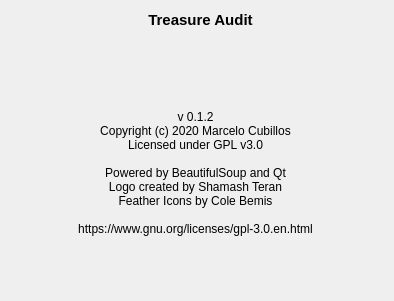
<?xml version="1.0" encoding="UTF-8"?>
<ui version="4.0">
 <class>Dialog_about</class>
 <widget class="QDialog" name="Dialog_about">
  <property name="geometry">
   <rect>
    <x>0</x>
    <y>0</y>
    <width>394</width>
    <height>301</height>
   </rect>
  </property>
  <property name="sizePolicy">
   <sizepolicy hsizetype="Fixed" vsizetype="Fixed">
    <horstretch>0</horstretch>
    <verstretch>0</verstretch>
   </sizepolicy>
  </property>
  <property name="minimumSize">
   <size>
    <width>394</width>
    <height>301</height>
   </size>
  </property>
  <property name="maximumSize">
   <size>
    <width>394</width>
    <height>301</height>
   </size>
  </property>
  <property name="windowTitle">
   <string>About</string>
  </property>
  <property name="windowIcon">
   <iconset>
    <normaloff>../../../.designer/backup/icon.png</normaloff>../../../.designer/backup/icon.png</iconset>
  </property>
  <widget class="QLabel" name="label_logo">
   <property name="geometry">
    <rect>
     <x>160</x>
     <y>30</y>
     <width>81</width>
     <height>81</height>
    </rect>
   </property>
   <property name="text">
    <string/>
   </property>
   <property name="pixmap">
    <pixmap>resources/icon_logo.png</pixmap>
   </property>
   <property name="scaledContents">
    <bool>true</bool>
   </property>
  </widget>
  <widget class="QLabel" name="label_4">
   <property name="geometry">
    <rect>
     <x>70</x>
     <y>30</y>
     <width>81</width>
     <height>81</height>
    </rect>
   </property>
   <property name="text">
    <string/>
   </property>
   <property name="pixmap">
    <pixmap>background_logo_light.png</pixmap>
   </property>
   <property name="scaledContents">
    <bool>true</bool>
   </property>
  </widget>
  <widget class="QLabel" name="label_5">
   <property name="geometry">
    <rect>
     <x>-20</x>
     <y>30</y>
     <width>81</width>
     <height>81</height>
    </rect>
   </property>
   <property name="text">
    <string/>
   </property>
   <property name="pixmap">
    <pixmap>background_logo_light.png</pixmap>
   </property>
   <property name="scaledContents">
    <bool>true</bool>
   </property>
  </widget>
  <widget class="QLabel" name="label_6">
   <property name="geometry">
    <rect>
     <x>250</x>
     <y>30</y>
     <width>81</width>
     <height>81</height>
    </rect>
   </property>
   <property name="text">
    <string/>
   </property>
   <property name="pixmap">
    <pixmap>background_logo_light.png</pixmap>
   </property>
   <property name="scaledContents">
    <bool>true</bool>
   </property>
  </widget>
  <widget class="QLabel" name="label_7">
   <property name="geometry">
    <rect>
     <x>340</x>
     <y>30</y>
     <width>81</width>
     <height>81</height>
    </rect>
   </property>
   <property name="text">
    <string/>
   </property>
   <property name="pixmap">
    <pixmap>background_logo_light.png</pixmap>
   </property>
   <property name="scaledContents">
    <bool>true</bool>
   </property>
  </widget>
  <widget class="QLabel" name="label_8">
   <property name="geometry">
    <rect>
     <x>-20</x>
     <y>100</y>
     <width>81</width>
     <height>81</height>
    </rect>
   </property>
   <property name="text">
    <string/>
   </property>
   <property name="pixmap">
    <pixmap>background_logo_light.png</pixmap>
   </property>
   <property name="scaledContents">
    <bool>true</bool>
   </property>
  </widget>
  <widget class="QLabel" name="label_9">
   <property name="geometry">
    <rect>
     <x>70</x>
     <y>100</y>
     <width>81</width>
     <height>81</height>
    </rect>
   </property>
   <property name="text">
    <string/>
   </property>
   <property name="pixmap">
    <pixmap>background_logo_light.png</pixmap>
   </property>
   <property name="scaledContents">
    <bool>true</bool>
   </property>
  </widget>
  <widget class="QLabel" name="label_10">
   <property name="geometry">
    <rect>
     <x>-20</x>
     <y>-40</y>
     <width>81</width>
     <height>81</height>
    </rect>
   </property>
   <property name="text">
    <string/>
   </property>
   <property name="pixmap">
    <pixmap>background_logo_light.png</pixmap>
   </property>
   <property name="scaledContents">
    <bool>true</bool>
   </property>
  </widget>
  <widget class="QLabel" name="label_11">
   <property name="geometry">
    <rect>
     <x>70</x>
     <y>-40</y>
     <width>81</width>
     <height>81</height>
    </rect>
   </property>
   <property name="text">
    <string/>
   </property>
   <property name="pixmap">
    <pixmap>background_logo_light.png</pixmap>
   </property>
   <property name="scaledContents">
    <bool>true</bool>
   </property>
  </widget>
  <widget class="QLabel" name="label_12">
   <property name="geometry">
    <rect>
     <x>160</x>
     <y>-40</y>
     <width>81</width>
     <height>81</height>
    </rect>
   </property>
   <property name="text">
    <string/>
   </property>
   <property name="pixmap">
    <pixmap>background_logo_light.png</pixmap>
   </property>
   <property name="scaledContents">
    <bool>true</bool>
   </property>
  </widget>
  <widget class="QLabel" name="label_13">
   <property name="geometry">
    <rect>
     <x>250</x>
     <y>-40</y>
     <width>81</width>
     <height>81</height>
    </rect>
   </property>
   <property name="text">
    <string/>
   </property>
   <property name="pixmap">
    <pixmap>background_logo_light.png</pixmap>
   </property>
   <property name="scaledContents">
    <bool>true</bool>
   </property>
  </widget>
  <widget class="QLabel" name="label_14">
   <property name="geometry">
    <rect>
     <x>340</x>
     <y>-40</y>
     <width>81</width>
     <height>81</height>
    </rect>
   </property>
   <property name="text">
    <string/>
   </property>
   <property name="pixmap">
    <pixmap>background_logo_light.png</pixmap>
   </property>
   <property name="scaledContents">
    <bool>true</bool>
   </property>
  </widget>
  <widget class="QLabel" name="label_15">
   <property name="geometry">
    <rect>
     <x>160</x>
     <y>100</y>
     <width>81</width>
     <height>81</height>
    </rect>
   </property>
   <property name="text">
    <string/>
   </property>
   <property name="pixmap">
    <pixmap>background_logo_light.png</pixmap>
   </property>
   <property name="scaledContents">
    <bool>true</bool>
   </property>
  </widget>
  <widget class="QLabel" name="label_16">
   <property name="geometry">
    <rect>
     <x>250</x>
     <y>100</y>
     <width>81</width>
     <height>81</height>
    </rect>
   </property>
   <property name="text">
    <string/>
   </property>
   <property name="pixmap">
    <pixmap>background_logo_light.png</pixmap>
   </property>
   <property name="scaledContents">
    <bool>true</bool>
   </property>
  </widget>
  <widget class="QLabel" name="label_17">
   <property name="geometry">
    <rect>
     <x>340</x>
     <y>100</y>
     <width>81</width>
     <height>81</height>
    </rect>
   </property>
   <property name="text">
    <string/>
   </property>
   <property name="pixmap">
    <pixmap>background_logo_light.png</pixmap>
   </property>
   <property name="scaledContents">
    <bool>true</bool>
   </property>
  </widget>
  <widget class="QLabel" name="label_18">
   <property name="geometry">
    <rect>
     <x>-20</x>
     <y>170</y>
     <width>81</width>
     <height>81</height>
    </rect>
   </property>
   <property name="text">
    <string/>
   </property>
   <property name="pixmap">
    <pixmap>background_logo_light.png</pixmap>
   </property>
   <property name="scaledContents">
    <bool>true</bool>
   </property>
  </widget>
  <widget class="QLabel" name="label_19">
   <property name="geometry">
    <rect>
     <x>70</x>
     <y>170</y>
     <width>81</width>
     <height>81</height>
    </rect>
   </property>
   <property name="text">
    <string/>
   </property>
   <property name="pixmap">
    <pixmap>background_logo_light.png</pixmap>
   </property>
   <property name="scaledContents">
    <bool>true</bool>
   </property>
  </widget>
  <widget class="QLabel" name="label_20">
   <property name="geometry">
    <rect>
     <x>160</x>
     <y>170</y>
     <width>81</width>
     <height>81</height>
    </rect>
   </property>
   <property name="text">
    <string/>
   </property>
   <property name="pixmap">
    <pixmap>background_logo_light.png</pixmap>
   </property>
   <property name="scaledContents">
    <bool>true</bool>
   </property>
  </widget>
  <widget class="QLabel" name="label_21">
   <property name="geometry">
    <rect>
     <x>250</x>
     <y>170</y>
     <width>81</width>
     <height>81</height>
    </rect>
   </property>
   <property name="text">
    <string/>
   </property>
   <property name="pixmap">
    <pixmap>background_logo_light.png</pixmap>
   </property>
   <property name="scaledContents">
    <bool>true</bool>
   </property>
  </widget>
  <widget class="QLabel" name="label_22">
   <property name="geometry">
    <rect>
     <x>340</x>
     <y>170</y>
     <width>81</width>
     <height>81</height>
    </rect>
   </property>
   <property name="text">
    <string/>
   </property>
   <property name="pixmap">
    <pixmap>background_logo_light.png</pixmap>
   </property>
   <property name="scaledContents">
    <bool>true</bool>
   </property>
  </widget>
  <widget class="QLabel" name="label_23">
   <property name="geometry">
    <rect>
     <x>-20</x>
     <y>240</y>
     <width>81</width>
     <height>81</height>
    </rect>
   </property>
   <property name="text">
    <string/>
   </property>
   <property name="pixmap">
    <pixmap>background_logo_light.png</pixmap>
   </property>
   <property name="scaledContents">
    <bool>true</bool>
   </property>
  </widget>
  <widget class="QLabel" name="label_24">
   <property name="geometry">
    <rect>
     <x>70</x>
     <y>240</y>
     <width>81</width>
     <height>81</height>
    </rect>
   </property>
   <property name="text">
    <string/>
   </property>
   <property name="pixmap">
    <pixmap>background_logo_light.png</pixmap>
   </property>
   <property name="scaledContents">
    <bool>true</bool>
   </property>
  </widget>
  <widget class="QLabel" name="label_25">
   <property name="geometry">
    <rect>
     <x>160</x>
     <y>240</y>
     <width>81</width>
     <height>81</height>
    </rect>
   </property>
   <property name="text">
    <string/>
   </property>
   <property name="pixmap">
    <pixmap>background_logo_light.png</pixmap>
   </property>
   <property name="scaledContents">
    <bool>true</bool>
   </property>
  </widget>
  <widget class="QLabel" name="label_26">
   <property name="geometry">
    <rect>
     <x>250</x>
     <y>240</y>
     <width>81</width>
     <height>81</height>
    </rect>
   </property>
   <property name="text">
    <string/>
   </property>
   <property name="pixmap">
    <pixmap>background_logo_light.png</pixmap>
   </property>
   <property name="scaledContents">
    <bool>true</bool>
   </property>
  </widget>
  <widget class="QLabel" name="label_27">
   <property name="geometry">
    <rect>
     <x>340</x>
     <y>240</y>
     <width>81</width>
     <height>81</height>
    </rect>
   </property>
   <property name="text">
    <string/>
   </property>
   <property name="pixmap">
    <pixmap>background_logo_light.png</pixmap>
   </property>
   <property name="scaledContents">
    <bool>true</bool>
   </property>
  </widget>
  <widget class="QLabel" name="label_3">
   <property name="geometry">
    <rect>
     <x>10</x>
     <y>110</y>
     <width>371</width>
     <height>171</height>
    </rect>
   </property>
   <property name="sizePolicy">
    <sizepolicy hsizetype="Fixed" vsizetype="Fixed">
     <horstretch>0</horstretch>
     <verstretch>0</verstretch>
    </sizepolicy>
   </property>
   <property name="text">
    <string>v 0.1.2
Copyright (c) 2020 Marcelo Cubillos
Licensed under GPL v3.0

Powered by BeautifulSoup and Qt
Logo created by Shamash Teran
Feather Icons by Cole Bemis

https://www.gnu.org/licenses/gpl-3.0.en.html</string>
   </property>
   <property name="scaledContents">
    <bool>false</bool>
   </property>
   <property name="alignment">
    <set>Qt::AlignHCenter|Qt::AlignTop</set>
   </property>
   <property name="wordWrap">
    <bool>true</bool>
   </property>
   <property name="openExternalLinks">
    <bool>true</bool>
   </property>
   <property name="textInteractionFlags">
    <set>Qt::LinksAccessibleByMouse|Qt::TextSelectableByMouse</set>
   </property>
  </widget>
  <widget class="QLabel" name="label">
   <property name="geometry">
    <rect>
     <x>10</x>
     <y>10</y>
     <width>381</width>
     <height>20</height>
    </rect>
   </property>
   <property name="font">
    <font>
     <pointsize>11</pointsize>
    </font>
   </property>
   <property name="text">
    <string>&lt;html&gt;&lt;head/&gt;&lt;body&gt;&lt;p&gt;&lt;span style=&quot; font-weight:600;&quot;&gt;Treasure Audit&lt;/span&gt;&lt;/p&gt;&lt;/body&gt;&lt;/html&gt;</string>
   </property>
   <property name="alignment">
    <set>Qt::AlignCenter</set>
   </property>
  </widget>
 </widget>
 <resources/>
 <connections/>
</ui>
